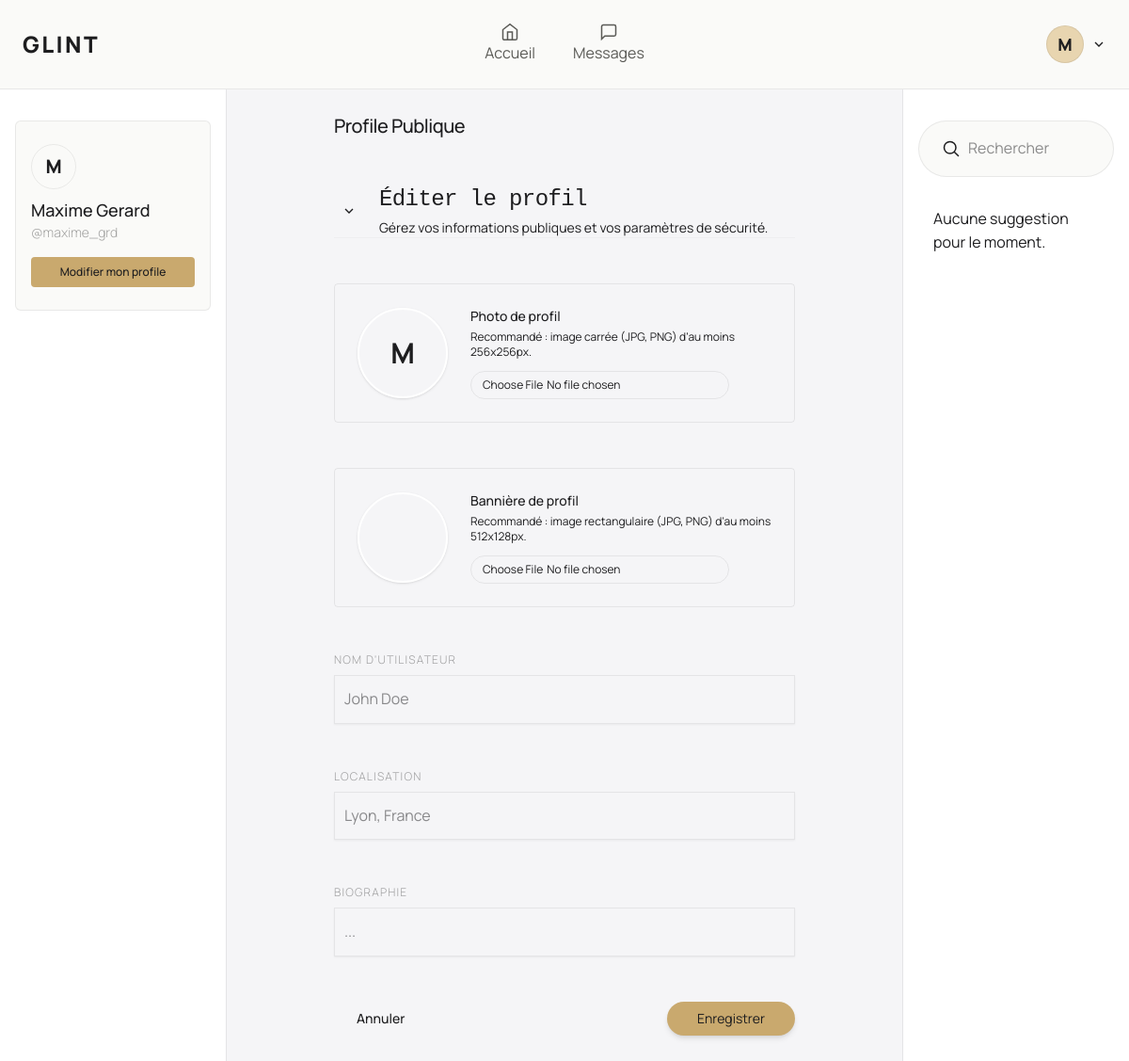
/dashboard/profile_edit (signed in), run on the app's committed database.
### app/models/User.py (models this page shows, shortened)
class User(database.Model):
    __tablename__ = "users"
    id: Mapped[int] = mapped_column(primary_key=True)
    name: Mapped[str] = mapped_column(String(80), nullable=False)
    username: Mapped[str] = mapped_column(String(80), unique=True, nullable=False)
    email: Mapped[str] = mapped_column(String(120), unique=True, nullable=False)
    password: Mapped[str] = mapped_column(String(255), nullable=False)
    biography: Mapped[str] = mapped_column(Text, default="", server_default="")
    location: Mapped[str] = mapped_column(String(120), default="", server_default="")
    banner: Mapped[str] = mapped_column(String(255), default="", server_default="")
    avatar: Mapped[str] = mapped_column(String(255), default="", server_default="")
    created_at: Mapped[datetime] = mapped_column(DateTime, default=datetime.utcnow)
    updated_at: Mapped[Optional[datetime]] = mapped_column(DateTime, default=datetime.utcnow, onupdate=datetime.utcnow)
    posts: Mapped[List["Post"]] = relationship("Post", back_populates="author", lazy="dynamic")
    comments: Mapped[List["Comment"]] = relationship("Comment", back_populates="author", lazy="dynamic")
    likes: Mapped[List["Like"]] = relationship("Like", back_populates="user", lazy="dynamic")
    reposts: Mapped[List["Repost"]] = relationship("Repost", back_populates="user", lazy="dynamic")
    following: Mapped[List["Follow"]] = relationship("Follow", back_populates="follower", lazy="dynamic",
                                                     foreign_keys="Follow.follower_id")
    followers: Mapped[List["Follow"]] = relationship("Follow", back_populates="followed", lazy="dynamic",
                                                     foreign_keys="Follow.followed_id")

### app/routes/dashboard.py (the view)
@dashboard_bp.route("dashboard/profile_edit", methods=["GET", "POST"])
@login_required
def profile_edit(current_user):
    return DashboardController.profil_edit(current_user)

### app/context_processors.py (called while the page is built)
def inject_user():
    try:
        verify_jwt_in_request(locations=["cookies"], optional=True)
        user_id = get_jwt_identity()
        if user_id:
            user = User.query.get(int(user_id))
            return {"current_user": user}
    except Exception:
        pass
    return {"current_user": None}

### app/controllers/DashboardControllers.py (called while the page is built, shortened)
    @staticmethod
    def profil_edit(current_user):
        return render_template("dashboard/tab/profil_edit.html", current_user=current_user)

### app/templates/dashboard/tab/profil_edit.html (shortened to what this page needs)
{% extends "dashboard/index.html" %}
{% from "components/ui/icons.html" import Icon %}
{% from "components/ui/input.html" import Input %}
{% from "components/ui/flash.html" import Flash %}
{% block dashboard_mid %}
    <div class="flex flex-col items-center gap-4 py-6 w-full h-full">
        <form class="space-y-12" method="POST" enctype="multipart/form-data">
            <div class="flex items-center gap-2">
                <h2 class="text-xl font-medium tracking-tight">Profile Publique</h2>
            </div>
            <div class="border-b border-border/40">
                <div class="flex items-center gap-4">
                    <button
                            class="p-2 rounded-full hover:bg-muted transition-colors flex items-center justify-center">
                        {{ Icon("arrow-down", cls="rotate-90 h-5 w-5") }}
                    </button>
                    <div>
                        <h1 class="text-2xl font-mono font-light tracking-tight text-foreground">
                            Éditer le profil
                        </h1>
                        <p class="text-muted-foreground text-sm mt-1">
                            Gérez vos informations publiques et vos paramètres de sécurité.
                        </p>
                    </div>
                </div>
            </div>
            <div class="flex flex-col sm:flex-row items-center gap-6 p-6 rounded-sm border border-border">
                <div class="group cursor-pointer">
                    <div class="flex items-center justify-center h-24 w-24 overflow-hidden rounded-full border-2 border-background shadow-sm">
                        {% if current_user.avatar %}
                            <img src="{{ url_for('static', filename='uploads/avatars/' ~ current_user.avatar) }}"
                                 alt="Avatar de {{ current_user.name }}"
                                 class="h-full w-full object-cover transition-opacity duration-300 group-hover:opacity-50"
                            />
                        {% else %}
                            <p class="text-3xl font-bold">{{ current_user.name[0] }}</p>
                        {% endif %}
                    </div>
                </div>
                <div class="text-center sm:text-left">
                    <h3 class="text-sm font-medium mb-1">Photo de profil</h3>
                    <p class="text-xs text-muted-foreground mb-3 max-w-xs">
                        Recommandé : image carrée (JPG, PNG) d'au moins 256x256px.
                    </p>
                    <input type="file" accept="image/*" name="user_avatar" id="avatar-upload"
                           class="text-center text-xs border border-border px-3 py-1.5 rounded-full hover:bg-muted transition-colors"/>
                </div>
            </div>
            <div class="flex flex-col sm:flex-row items-center gap-6 p-6 rounded-sm border border-border">
                <div class="group cursor-pointer">
                    <div class="flex items-center justify-center h-24 w-24 overflow-hidden rounded-full border-2 border-background shadow-sm">
                    </div>
                </div>
                <div class="text-center sm:text-left">
                    <h3 class="text-sm font-medium mb-1">Bannière de profil</h3>
                    <p class="text-xs text-muted-foreground mb-3 max-w-xs">
                        Recommandé : image rectangulaire (JPG, PNG) d'au moins 512x128px.
                    </p>
                    <input type="file" accept="image/*" name="user_banner" id="banner-upload"
                           class="text-center text-xs border border-border px-3 py-1.5 rounded-full hover:bg-muted transition-colors"/>
                </div>
            </div>
            <div class="w-full">
                {{ Input(label="Nom d'utilisateur", placeholder="John Doe", name="user_username", cls="border border-border") }}
            </div>
            <div class="w-full">
                {{ Input(label="Localisation", placeholder="Lyon, France", name="user_location", cls="border border-border") }}
            </div>
            <div class="w-full">
                {{ Input(label="Biographie", placeholder="...", name="user_bio", cls="border border-border") }}
            </div>
            <div class="flex flex-col gap-4 w-full">
                <div class="flex justify-between items-center gap-4">
                    <a href="{{ url_for('dashboard.profile') }}">
                        <button type="button"
                                class="px-6 py-2 text-sm font-medium rounded-full hover:bg-destructive/50 duration-300 transition-colors cursor-pointer">
                            Annuler
                        </button>
                    </a>
                    <button type="submit"
                            class="flex items-center gap-2 bg-primary text-primary-foreground px-8 py-2 text-sm font-normal rounded-full shadow-md hover:opacity-90 transition-opacity">
                        Enregistrer
                    </button>
                </div>
            </div>
        </form>
    </div>
{% endblock %}

### app/templates/components/layout/dashboard_headers.html (shortened to what this page needs)
{% from "components/ui/icons.html" import Icon %}
{% set nav_items = [
    {"name": "Accueil", "icon": "fill", "url": "fill"},
    {"name": "Messages",  "icon": "messages", "url": "messages"},
] %}
{% macro DashboardHeaders(user={}, active_tab="fill") %}
    <header class="fixed z-50 flex items-center justify-between py-4 px-6 w-full animate-in slide-in-from-left-5 fade-in duration-500 border-b border-border bg-card">
        <h1 class="uppercase font-black text-2xl tracking-widest flex-1">Glint</h1>
        <div class="hidden items-center justify-center gap-2 flex-1 md:flex">
            {% for item in nav_items %}
                <a href="{{ url_for('dashboard.index', tab=item.url) }}"
                   class="flex flex-col items-center px-4 py-2 transition-all duration-300
                              {{ 'text-primary font-semibold' if active_tab == item.url else 'text-text-2' }}">
                    {{ Icon(item.icon, cls="w-5 h-5") }}
                    {{ item.name }}
                </a>
            {% endfor %}
        </div>
        <div class="flex items-center gap-2 flex-1 justify-end">
            <div class="relative" id="my-account-wrapper">
                <button onclick="toggleDropdown()" class="flex items-center gap-2">
                    {% if user.avatar %}
                        <div class="border border-border cursor-pointer h-10 w-10 rounded-full">
                            <img src="{{ url_for('static', filename='uploads/avatars/' ~ user.avatar) }}"
                                 alt="Avatar de {{ user.name }}"
                                 class="h-full w-full object-cover transition-opacity duration-300 group-hover:opacity-50 rounded-full"
                            />
                        </div>
                    {% else %}
                        <div class="border border-border cursor-pointer h-10 w-10 rounded-full flex items-center justify-center bg-primary-light">
                            <p class="text-lg font-black text-text-1">
                                {{ user.name[0] }}
                            </p>
                        </div>
                    {% endif %}
                    {{ Icon("arrow-down") }}
                </button>
            </div>
        </div>
    </header>
{% endmacro %}

### app/templates/dashboard/profile_aside.html (shortened to what this page needs)
{% from 'components/ui/button.html' import Button %}
{% from 'components/ui/avatar.html' import Avatar %}
{% block content %}
    <aside class="flex flex-col items-center gap-4 px-4 py-32 w-full h-full">
        <div class="flex flex-col rounded-md bg-card border border-border w-full">
            <div class="px-4 py-6 space-y-2">
                {{ Avatar(current_user) }}
                <div>
                    <h2 class="font-medium text-text-1 text-lg">{{ current_user.name }}</h2>
                    <p class="font-light text-text-1/40 text-sm">@{{ current_user.username }}</p>
                    <a href="{{ url_for('dashboard.profile') }}">
                        {{ Button("Modifier mon profile", cls="outline outline-border mt-4 cursor-pointer duration-300 hover:bg-background-foreground w-full md:text-xs", type="button") }}
                    </a>
                </div>
            </div>
        </div>
    </aside>
{% endblock %}

### app/templates/components/ui/avatar.html
{% macro Avatar(user={}) %}
    {% if user.avatar %}
        <div class="border border-border cursor-pointer h-12 w-12 rounded-full">
            <img src="{{ url_for('static', filename='uploads/avatars/' ~ user.avatar) }}"
                 alt="Avatar de {{ user.name }}"
                 class="h-full w-auto object-cover transition-opacity duration-300 group-hover:opacity-50 rounded-full"
            />
        </div>
    {% else %}
        <div class="border border-border cursor-pointer h-12 w-12 rounded-full flex items-center justify-center">
            <p class="text-xl font-black text-text-1">
                {{ user.name[0] }}
            </p>
        </div>
    {% endif %}
{% endmacro %}

### app/static/css/style.css (style rules this page uses)
:root { --bg: #ffffff; --bg-foreground: #f5f5f7; --bg-secondary: #1d1d1f; --bg-card: #FAFAF8; --bg-hover: #F2F0EC; --bg-glass: rgba(250, 250, 248, 0.92); --border: rgba(0, 0, 0, 0.07); --border-gold: rgba(188, 158, 103, 0.35); --text-1: #1d1d1f; --text-2: #5A5A56; --text-3: #9A9A94; --gold: #C9A96E; --gold-light: #E8D5B0; --gold-subtle: rgba(201, 169, 110, 0.10); --gold-subtle2: rgba(201, 169, 110, 0.18); --danger: #C0705A; }
body { background-color: var(--color-background); color: var(--color-text-1); font-family: "Manrope", sans-serif; line-height: 1.6; }
* { scrollbar-width: none; -ms-overflow-style: none; }

### data on the page
User: name "M", name "Maxime Gerard", username "maxime_grd"

### other printed values
{{ item.name }} "Accueil" "Messages"
{{ label }} "Modifier mon profile"
{{ label }} "NOM D'UTILISATEUR LOCALISATION BIOGRAPHIE"
